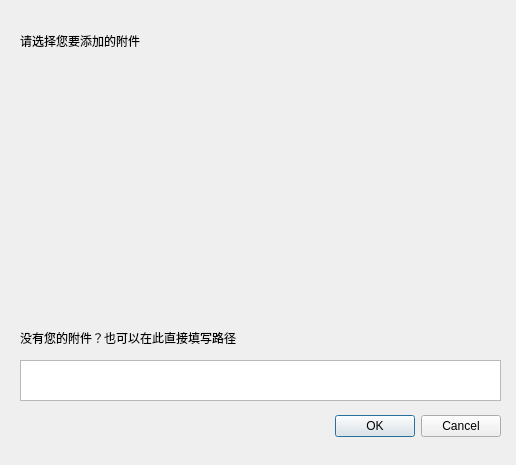
<?xml version="1.0" encoding="UTF-8"?>
<ui version="4.0">
 <class>AddAttachWindows</class>
 <widget class="QDialog" name="AddAttachWindows">
  <property name="geometry">
   <rect>
    <x>0</x>
    <y>0</y>
    <width>516</width>
    <height>465</height>
   </rect>
  </property>
  <property name="windowTitle">
   <string>Dialog</string>
  </property>
  <widget class="QDialogButtonBox" name="buttonBox">
   <property name="geometry">
    <rect>
     <x>160</x>
     <y>410</y>
     <width>341</width>
     <height>32</height>
    </rect>
   </property>
   <property name="orientation">
    <enum>Qt::Horizontal</enum>
   </property>
   <property name="standardButtons">
    <set>QDialogButtonBox::Cancel|QDialogButtonBox::Ok</set>
   </property>
  </widget>
  <widget class="QLabel" name="label">
   <property name="geometry">
    <rect>
     <x>20</x>
     <y>30</y>
     <width>221</width>
     <height>21</height>
    </rect>
   </property>
   <property name="text">
    <string>请选择您要添加的附件</string>
   </property>
  </widget>
  <widget class="QTextEdit" name="textEdit">
   <property name="geometry">
    <rect>
     <x>20</x>
     <y>360</y>
     <width>481</width>
     <height>41</height>
    </rect>
   </property>
  </widget>
  <widget class="QLabel" name="label_2">
   <property name="geometry">
    <rect>
     <x>20</x>
     <y>330</y>
     <width>381</width>
     <height>16</height>
    </rect>
   </property>
   <property name="text">
    <string>没有您的附件？也可以在此直接填写路径</string>
   </property>
  </widget>
 </widget>
 <resources/>
 <connections>
  <connection>
   <sender>buttonBox</sender>
   <signal>accepted()</signal>
   <receiver>AddAttachWindows</receiver>
   <slot>accept()</slot>
   <hints>
    <hint type="sourcelabel">
     <x>248</x>
     <y>254</y>
    </hint>
    <hint type="destinationlabel">
     <x>157</x>
     <y>274</y>
    </hint>
   </hints>
  </connection>
  <connection>
   <sender>buttonBox</sender>
   <signal>rejected()</signal>
   <receiver>AddAttachWindows</receiver>
   <slot>reject()</slot>
   <hints>
    <hint type="sourcelabel">
     <x>316</x>
     <y>260</y>
    </hint>
    <hint type="destinationlabel">
     <x>286</x>
     <y>274</y>
    </hint>
   </hints>
  </connection>
 </connections>
</ui>
